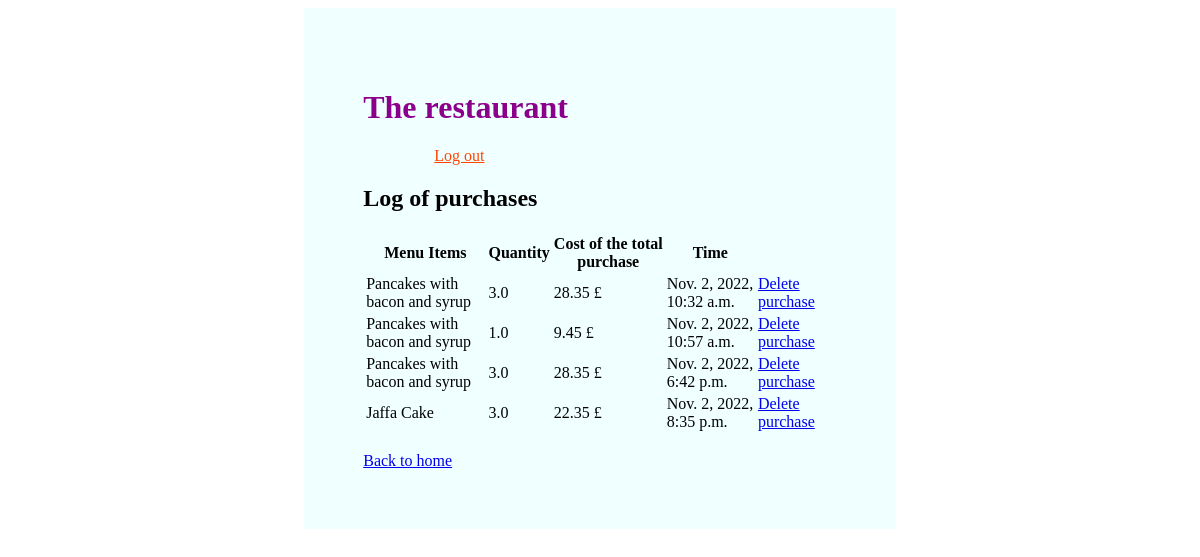
Page /purchases/ (signed in) on the earlier database version.
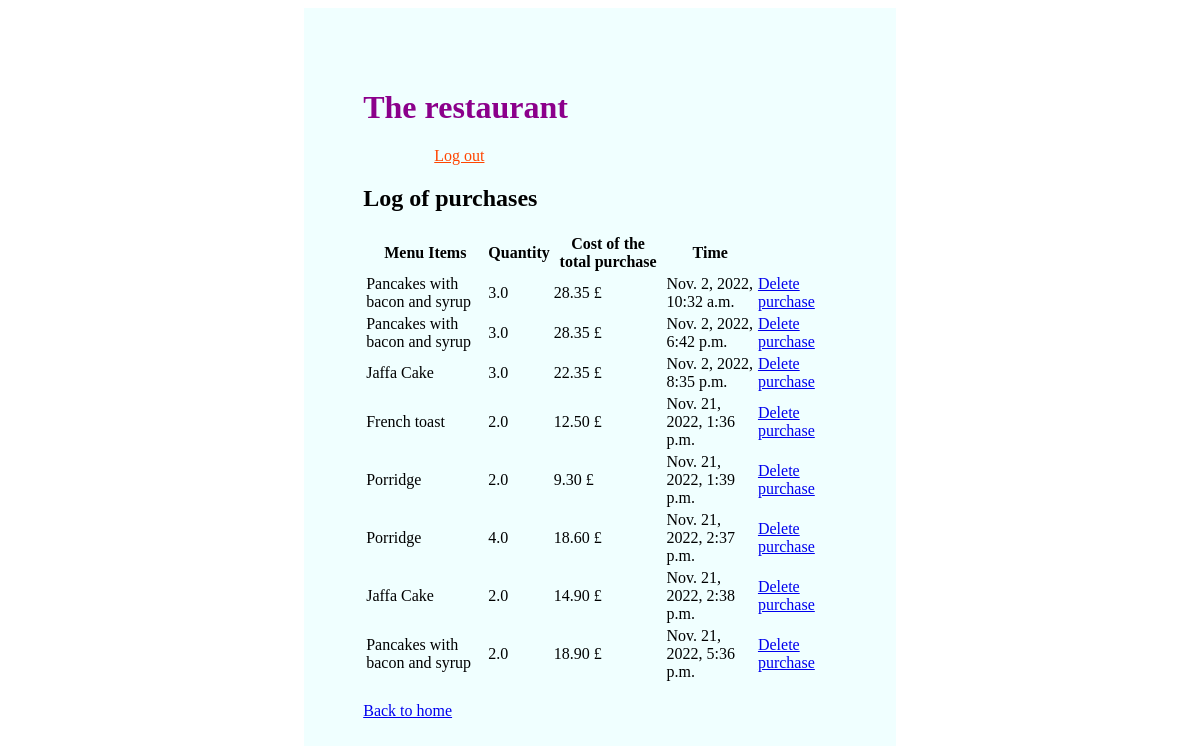
Same page on the later database version.
### inventory/models.py (models this page shows, shortened)
class Purchases(models.Model):
    menu_item = models.ForeignKey(MenuItem, verbose_name= "menu items", on_delete=models.CASCADE)
    quantity = models.FloatField(default=0)
    timestamp = models.DateTimeField(verbose_name= "Creation date", auto_now_add=True)

class MenuItem(models.Model):
    title = models.CharField(unique=True,max_length=30)
    price = models.FloatField(default=0)
    def __str__(self):
        return self.title
    def cost(self):
        recipes_requirement = RecipeRequirement.objects.filter(menu_item = self )
        total = 0
        for requirement in recipes_requirement:
            total += requirement.ingredient.unit_price * requirement.quantity
        return round(total, 2)

### inventory/views.py (the view)
# urls.py: path("purchases/", views.PurchaseView.as_view(), name='purchases'),
class PurchaseView(LoginRequiredMixin, TemplateView):
    login_url ='login'
    template_name = "purchases.html"
    def get_context_data(self, **kwargs):
        context = super().get_context_data(**kwargs)
        context["purchases"] = Purchases.objects.all()
        cost = 0
        for purchase in purchases:
            cost = purchase.menu_item.cost()
        context["cost"] = cost
        return context

### inventory/templates/purchases.html (shortened to what this page needs)
{% extends 'base.html' %} {% load static %} {% block title %}The restaurant{% endblock %}
{% block content %}
{% load mathfilters %}
<div>
    <h2>Log of purchases</h2>
    <table>
      <thead>
        <tr>
          <th>Menu Items</th>
          <th>Quantity</th>
          <th>Cost of the total purchase</th>
          <th>Time</th>
        </tr>
      </thead>
      <tbody>
        {% for purchase in purchases %}
        <tr>
          <td>{{ purchase.menu_item }}</td>
          <td>{{ purchase.quantity }}</td>
          <td>{{ purchase.menu_item.price |mul:purchase.quantity|floatformat:2 }} £ </td>
          <td>{{ purchase.timestamp }}</td>
          <td><a href="{% url "deletepurchase" purchase.pk %}">Delete purchase </a></td>
        {% endfor %}
      </tbody>
    </table>
  <br>
<a href="{% url 'home'%}">Back to home</a>
{% endblock %}

### inventory/templates/base.html (shortened to what this page needs)
{% load static %}
<!DOCTYPE html>
<html>
  <head>
    <link rel="stylesheet" href="{% static 'style.css' %}" />
      </head>
  <body>
    <div class="center">
          <h1 class="title">The restaurant</h1>
          {% if user.username %}
          <a class="logout-button" href="{% url 'logout' %}">Log out</a>
        {% endif %}
      <main>{% block content %}
        {% endblock %}</main>
    </div>
  </body>
</html>

### inventory/static/style.css (style rules this page uses)
.center { margin: auto; width: 40%; background-color: azure; padding: 5%; }
.title { color: darkmagenta; font-family: 'Trebuchet MS'; }
a.logout-button { color: orangered; margin-left: 15%; }

Differences in the rows shown:
removed Purchases: menu_item "Pancakes with bacon and syrup", quantity "1.0", menu_item.price|mul "9.45", timestamp "Nov. 2, 2022, 10:57 a.m."
added Purchases: menu_item "French toast", quantity "2.0", menu_item.price|mul "12.50", timestamp "Nov. 21, 2022, 1:36 p.m."
added Purchases: menu_item "Porridge", quantity "2.0", menu_item.price|mul "9.30", timestamp "Nov. 21, 2022, 1:39 p.m."
added Purchases: menu_item "Porridge", quantity "4.0", menu_item.price|mul "18.60", timestamp "Nov. 21, 2022, 2:37 p.m."
added Purchases: menu_item "Jaffa Cake", quantity "2.0", menu_item.price|mul "14.90", timestamp "Nov. 21, 2022, 2:38 p.m."
added Purchases: menu_item "Pancakes with bacon and syrup", quantity "2.0", menu_item.price|mul "18.90", timestamp "Nov. 21, 2022, 5:36 p.m."
